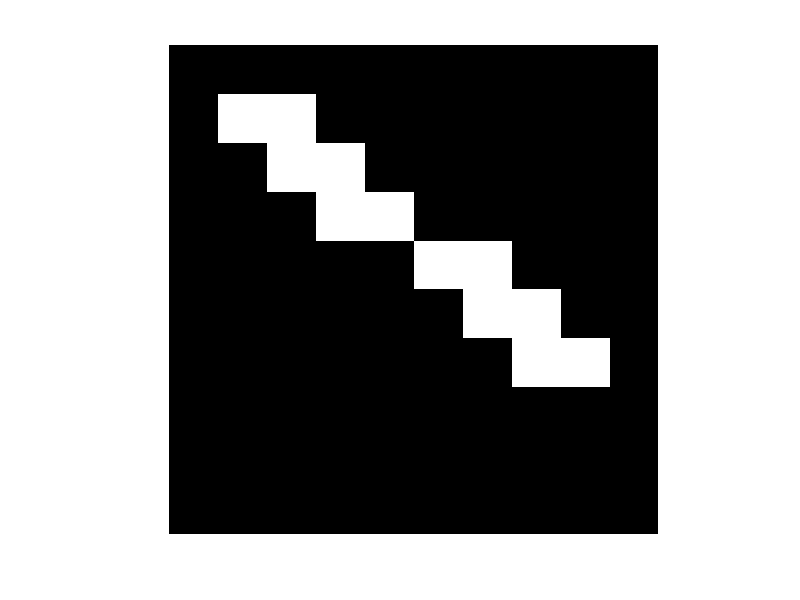

The MATLAB source for this figure:
% given two points(pixels) in a 3D segmented volume(2D binary image),
% this script finds the line segment joining these points(pixels) and
% calculates the sum of the intensities along this line segment



n=10; % size of the image(square in this case, could be rectangular)
m=10;
b=zeros(n,m); % binary image of size m by n 
% x-coordinates of the points
x1=2;
x2=7;
% y-coordinates of the points
y1=2;
y2=9;

p1=[x1,y1]; % the first point
p2=[x2,y2]; % the second point
length=norm(p1-p2); % distance between the points

%li=line(X,Y);

n_samples=round(10*length); % number of sample points 

x_sample=x1+(x2-x1)*linspace(0,1,n_samples); % sample points in the x-direction

y_sample=y1+(y2-y1)*linspace(0,1,n_samples);  % sample points in the y-direction

x_round=round(x_sample); % round them off to get the integer grid in x-direction
y_round=round(y_sample); % round them off to get the integer grid in y-direction

combine=cat(1,x_round,y_round);

% removing the repeating sample points from the grid
[M,ind] = unique(combine', 'rows', 'first');
[~,ind] = sort(ind);
M = M(ind,:);
M=M';

[r,c ]=size(M);

for i=1:c
    b(M(1,i),M(2,i))=1;
end
rows=M(1,:);
cols=M(2,:);

idx = sub2ind(size(b), rows, cols);

line_seg_len=sum(b(idx));

figure,imshow(b)
b

% b1=b;
